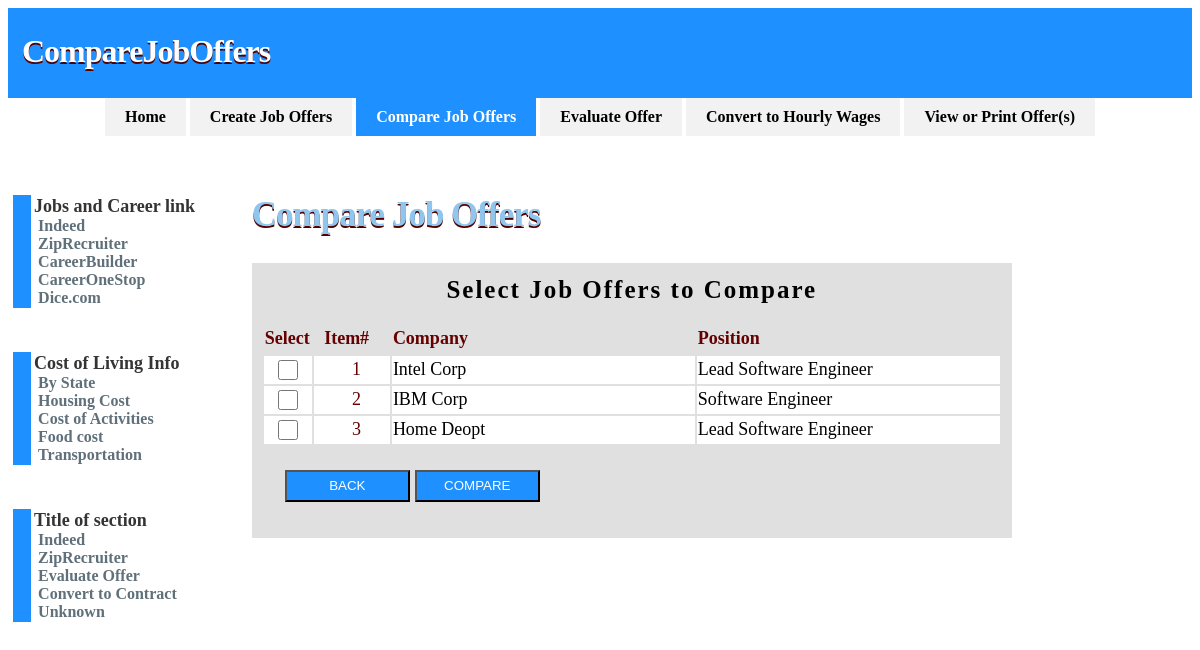
The app's page /offer/compareoffers.php (signed in) with its own data.
### tables this page shows
CREATE TABLE `offer` (
  `OfferID` smallint(6) NOT NULL AUTO_INCREMENT,
  `UserID` smallint(6) NOT NULL,
  `ColID` smallint(6) NOT NULL,
  `OfferType` varchar(3) NOT NULL,
  `Company` varchar(80) NOT NULL,
  `Position` varchar(80) NOT NULL,
  `Salary` float DEFAULT NULL,
  `Hourly` float DEFAULT NULL,
  `Normalworkhours` smallint(6) NOT NULL,
  `Signbonus` decimal(10,2) DEFAULT NULL,
  `Yearendbonus` varchar(3) DEFAULT NULL,
  `Stocks` varchar(3) DEFAULT NULL,
  `401k` decimal(5,2) DEFAULT NULL,
  `Pension` varchar(3) DEFAULT NULL,
  `Pto` smallint(6) NOT NULL,
  `Medicaloffered` varchar(3) DEFAULT NULL,
  `PromotionOpt` varchar(3) DEFAULT NULL,
  `ReimburseExp` float DEFAULT NULL,
  `Relocate` varchar(3) DEFAULT NULL,
  `PaidRelocate` varchar(3) DEFAULT NULL,
  `Active` smallint(6) NOT NULL,
  `State` varchar(3) DEFAULT NULL,
  `City` varchar(80) DEFAULT NULL,
  `Area` varchar(132) DEFAULT NULL,
  PRIMARY KEY (`OfferID`),
  UNIQUE KEY `OfferID_UNIQUE` (`OfferID`)
);

### offer/compareoffers.php (the view, shortened to what this page needs)
<html>
    <head>
        <link rel="stylesheet" type="text/css" href="../css/style.css">
        <link rel="stylesheet" type="text/css" href="../css/tabstyle.css">
    </head>
<body>
<div id="container">
   <div id="intro">
       <div id="pageHeader">
               <div id="sitename">
                   <h1>&nbsp;&nbsp;CompareJobOffers</h1>
               </div>
       </div>
   </div>
</div>
<div align="center">
    <div class="tabbable">
        <ul class="tabs">
            <li><a href="./home.php"
                   style="background-color: #f2f2f2; color: black" >
                    <b>Home</b>
                </a>
            </li>
            <li><a href="./createoffers.php"><b>Create Job Offers</b></a></li>
            <li><a class="active"><b>Compare Job Offers</b></a></li>
            <li><a href="./evaloffer.php"><b>Evaluate Offer</b></a></li>
            <li><a href="./converttohours.php"><b>Convert to Hourly Wages</b></a></li>
            <li><a href="./viewprintoffers.php"><b>View or Print Offer(s)</b></a></li>
        </ul>
    <table width="1200">
        <tr>
            <td width="20%">
               <br><br><br>
               <?php include '../includes/nav_links.php'; ?>
            </td>
            <td width="80%" align="left"  valign="top" >
                <br><br>
                <h1 id="caption_h1">Compare Job Offers</h1>
            <form action="showoffers.php" method="POST">
            <table border="0" id="cmpformtable">
              <tr>
                   <td colspan="4" align="center">
                       <h1 id="title_h1"><B>Select Job Offers to Compare</B></h1>
                   </td>
               </tr>
            <?php
                $ID = $_SESSION['userID'];
                $mysqli = db_connect();
                $query = 'select * from offer where UserID=' . $ID;
                $result = $mysqli->query($query);
            ?>
                    <tr>
                        <td align="left" height="30" valign="center" style="color: #660000; font-family: Times New Roman; font-size: 18px">
                            <b>Select</b>
                        </td>
                        <td align="left" height="30" valign="center" style="color: #660000; font-family: Times New Roman; font-size: 18px">
                            <b>&nbsp;&nbsp;Item#</b>
                        </td>
                        <td align="left" height="30" valign="center" style="color: #660000; font-family: Times New Roman; font-size: 18px">
                            <b>Company</b>
                        </td>
                        <td align="left" height="30" valign="center" style="color: #660000; font-family: Times New Roman; font-size: 18px">
                            <b>Position</b>
                        </td>
                   </tr>
            <?php
                $i = 0;
                while ($row = mysqli_fetch_array($result)) {
                    $i = $i + 1;
            ?>
                   <tr>
                        <td width="5%" height="27px" align="center" style="background-color: white;">
                            <input type="checkbox" name="offer<?php echo $i; ?>"
                             value="ON" style="height: 20px; width: 20px"/>
                        </td>
                        <td width="10%" height="27px" align="center" valign="center"
                            style="background-color: white; font-family: Times New Roman; font-size: 18px">
                            &nbsp;&nbsp;<a href="<?php echo ''; ?>" style="color: #660000"><?php echo $i; ?></a>
                        </td>
                        <td width="40%" height="27px" align="left" valign="center"
                            style="background-color: white; font-family: Times New Roman; font-size: 18px">
                           <?php echo $row['Company']; ?>
                        </td>
                        <td width="40%" height="27px" align="left" valign="center"
                            style="background-color: white; font-family: Times New Roman; font-size: 18px">
                           <?php echo $row['Position']; ?> &nbsp;
                        </td>
                    </tr>
                <?php }
                  ?>
                    <br>
                <tr>
                <td colspan='4' height="60" align="left" valign="top"
                  style="font-family: Times New Roman; font-size: 20px;" >
                   <br>&nbsp;&nbsp;&nbsp;
                   <input type="button" value="BACK"
                   onclick="window.location.href='javascript:history.back()'"
                   style="color: white; height: 32px; width: 125px;
                   background-color:  DodgerBlue" />
                   <input type="submit" value="COMPARE"
                   style="color: white; height: 32px; width: 125px;
                   background-color:  DodgerBlue" />
                   <br><br>
                </td>
            </tr>
            </table>
            </form>
            </td>
        </tr>
    </table>
</div>
</div>
</body>
</html>

### css/style.css (style rules this page uses)
#caption_h1 { font-size: 35px; color: #90c6ed; margin: 0; padding-top: 20px; padding-bottom: 10px; font: bold Helvetica, Arial, sans-serif; letter-spacing: -1px; text-shadow: 0 2px 0 #510000; }
#cmpformtable { width: 760px; height: 20px; padding: 10px; background-color: #E0E0E0; font-family: Times New Roman; }
#title_h1 { letter-spacing: 2px; font-size: 25px; color: black; font-family: Times New Roman;; }
#container { width: 100%; text-align: left; margin: 0; background: #fff; }
#intro { position: relative; }
#pageHeader { width: 100%; height: 90px; background: DodgerBlue; }
#pageHeader h1 { color: #fff; margin: 0; padding-top: 25px; padding-bottom: 25px; font: bold Helvetica, Arial, sans-serif; letter-spacing: -1px; text-shadow: 0 2px 0 #510000; }
a { text-decoration: none; }
a:link, a:visited { color: blue; }

### css/tabstyle.css (style rules this page uses)
.tabbable .tabs { list-style: none; margin: 0 10px; padding: 0; }
.tabbable .tabs li { list-style: none; margin: 0; padding: 0; display: inline-block; position: relative; z-index: 1; }
.tabbable .tabs li a { border-radius: 0px 0px 0 0; padding: 10px 20px; display:inline-block; background:#f2f2f2; color:#000000; text-decoration:none; }
.tabbable .tabs li a.active { border-bottom-color: #fff; background: DodgerBlue; color: #ffffff; }

### records on screen
offer: Company "Intel Corp", Position "Lead Software Engineer"
offer: Company "IBM Corp", Position "Software Engineer"
offer: Company "Home Deopt", Position "Lead Software Engineer"
